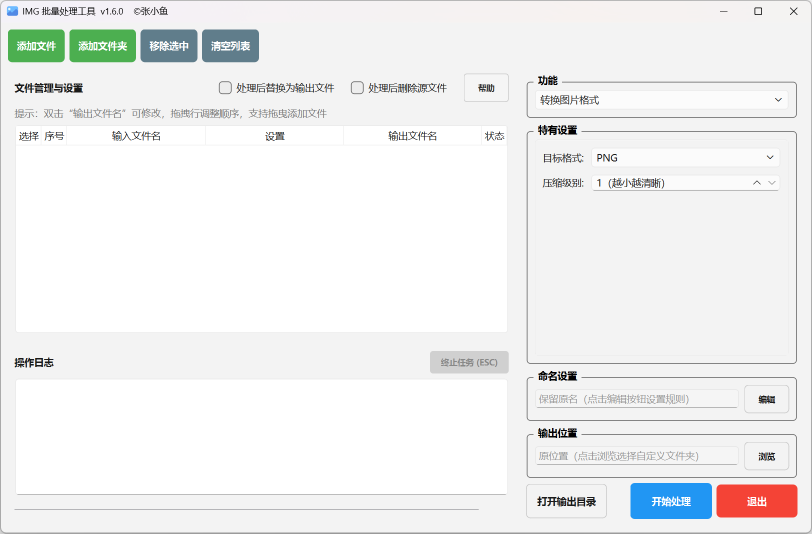
#> input picture assets/IMGTool.png, 1624 x 1067 px (shown at 1/2 size); its folder holds only this picture in this run
$ python -i img_merge.py   (imports and definitions only)   (older library calls are emulated)
#> lines starting #> are read from the running program, lines starting #| are printed output that depends on the picture
# Copyright (C) 2026 张小鱼
# SPDX-License-Identifier: AGPL-3.0-or-later

import os
from PIL import Image, ImageDraw, ImageFont
from PySide6.QtCore import Signal
from PySide6.QtWidgets import (
    QWidget, QVBoxLayout, QHBoxLayout, QLabel, QSpinBox,
    QComboBox, QPushButton, QSizePolicy, QCheckBox, QLineEdit
)
from core.utils import get_group_key, get_unique_file_path


# [276 lines that did not run here, left out]


def build_panel() -> QWidget:
    """构建面板实例"""
    return MergePanel()


# [29 lines that did not run here, left out]


def prepare_preview(items, settings):
    """生成预览信息"""
    group_idx = settings.get("group", 0)
    prefix = settings.get("prefix", 9)
    interval = settings.get("interval", 5)
    file_paths = [it.input_path for it in items]
    groups = {}
    for it in items:
        key = get_group_key(it.input_path, group_idx, prefix, interval, file_paths)
        groups.setdefault(key, []).append(it.input_path)
    for it in items:
        key = get_group_key(it.input_path, group_idx, prefix, interval, file_paths)
        display_key = "全部文件" if key == "__all__" else (os.path.basename(key) if group_idx == 2 else key)
        layout_text = settings.get("merge", "垂直")
        fmt = settings.get("format", "png").upper()
        it.preview_extra = {
            "A": f"拼接：{layout_text}，组「{display_key}」共 {len(groups[key])} 张，输出{fmt}"
        }
        it.preview_extra["group_key"] = display_key


def run_batch(items, settings, get_output_dir, get_output_name_for_group,
              log_callback=None, progress_callback=None, stop_check=None):
    """批量拼接图片"""
    if not items:
        return []
    group_idx = settings.get("group", 0)
    prefix = settings.get("prefix", 9)
    interval = settings.get("interval", 5)
    layout = settings.get("merge", "垂直")
    grid_cols = settings.get("grid", 3)
    subtitle_offset = settings.get("offset", -150)
    spacing = settings.get("spacing", 0)
    bg_color = settings.get("color", "#FFFFFF")
    format_combo = settings.get("format", "png")
    index_check = settings.get("index_check", False)
    filename_check = settings.get("filename_check", False)
    tag_position = settings.get("tag_position", "每张图上方")
    tag_height = settings.get("tag_height", 40)
    tag_size = settings.get("tag_size", 24)
    title_text = settings.get("title", "")
    title_position = settings.get("title_position", "顶部")
    title_height = settings.get("title_height", 60)
    title_font_size = settings.get("title_size", 32)
    size_idx = settings.get("size", 0)
    target_w = settings.get("target_width", 640)
    target_h = settings.get("target_height", 480)
    keep_ratio = settings.get("keep_ratio", True)
    custom_names = settings.get("custom_names", [])
    is_subtitle = (layout == "台词")
    if is_subtitle:
        spacing = 0
    file_paths = [it.input_path for it in items]
    groups = {}
    for item in items:
        key = get_group_key(item.input_path, group_idx, prefix, interval, file_paths)
        groups.setdefault(key, []).append(item)
    output_files = []
    processed = 0
    for group_key, group_items in groups.items():
        if stop_check and stop_check():
            if log_callback:
                log_callback("⛔ 用户终止任务")
            break
        if progress_callback:
            progress_callback(int(processed / len(groups) * 100))
        if log_callback:
            display_key = "全部文件" if group_key == "__all__" else group_key
            log_callback(f"正在拼接组：{display_key}（共 {len(group_items)} 张）")
        images = []
        for fi in group_items:
            try:
                im = Image.open(fi.input_path)
                if im.mode not in ("RGB", "RGBA"):
                    im = im.convert("RGBA")
                if size_idx == 1:
                    if keep_ratio:
                        im.thumbnail((target_w, target_h), Image.Resampling.LANCZOS)
                    else:
                        im = im.resize((target_w, target_h), Image.Resampling.LANCZOS)
                images.append(im)
            except Exception as e:
                if log_callback:
                    log_callback(f"加载失败 {os.path.basename(fi.input_path)}: {e}")
                continue
        if not images:
            continue
        if is_subtitle:
            try:
                stitched = _stitch_subtitle(images, offset=subtitle_offset)
            except Exception as e:
                for fi in group_items:
                    fi.status = "错误"
                if log_callback:
                    log_callback(f"台词拼接组 {group_key} 失败: {e}")
                continue
        else:
            labels = []
            for idx, fi in enumerate(group_items, start=1):
                parts = []
                if index_check:
                    parts.append(str(idx))
                if filename_check:
                    base_name = os.path.splitext(os.path.basename(fi.input_path))[0]
                    parts.append(base_name)
                labels.append(" ".join(parts))
            try:
                stitched = _stitch_images(
                    images, labels,
                    layout=layout,
                    grid_cols=grid_cols,
                    spacing=spacing,
                    bg_color=bg_color,
                    tag_position=tag_position,
                    tag_height=tag_height,
                    tag_size=tag_size,
                    title_text=title_text,
                    title_position=title_position,
                    title_height=title_height,
                    title_font_size=title_font_size,
                    index_check=index_check,
                    filename_check=filename_check
                )
            except Exception as e:
                for fi in group_items:
                    fi.status = "错误"
                if log_callback:
                    log_callback(f"拼接组 {group_key} 失败: {e}")
                continue
        out_dir = get_output_dir(group_items[0])
        if group_key == "__all__":
            base_name = get_output_name_for_group("全部")
        elif group_idx == 2:
            base_name = get_output_name_for_group(os.path.basename(group_key))
        else:
            base_name = get_output_name_for_group(group_key)
        if custom_names and processed < len(custom_names):
            base_name = custom_names[processed]
        base, ext = os.path.splitext(base_name)
        out_path = get_unique_file_path(out_dir, base, f".{format_combo}")
        save_format = format_combo.upper()
        if save_format == "JPG":
            save_format = "JPEG"
        if save_format in ("JPEG", "BMP") and stitched.mode == "RGBA":
            bg = Image.new("RGB", stitched.size, (255, 255, 255))
            bg.paste(stitched, mask=stitched.split()[3])
            stitched = bg
        stitched.save(out_path, format=save_format, quality=90, optimize=True)
        stitched.close()
        for im in images:
            im.close()
        output_files.append(out_path)
        for fi in group_items:
            fi.status = "完成"
            fi.output_name = os.path.basename(out_path)
            fi.output_dir = out_dir
        processed += 1
    if log_callback:
        log_callback("✅ 全部拼接完成！")
    return output_files


def _detect_subtitle_region(img):
    """检测图片底部字幕区域"""
    width, height = img.size
    if img.mode != "L":
        gray = img.convert("L")
    else:
        gray = img
    threshold = 30
    for y in range(height - 1, -1, -1):
        row = gray.crop((0, y, width, y + 1))
        extrema = row.getextrema()
        if extrema[1] > threshold:
            return y
    return height // 2


def _stitch_subtitle(images, offset=0):
    """将多张图片按字幕区域拼接"""
    if not images:
        return None
    result = images[0].copy()
    for idx, img in enumerate(images[1:], start=2):
        y_start = _detect_subtitle_region(img) + offset
        y_start = max(0, min(y_start, img.height - 10))
        width, height = img.size
        subtitle = img.crop((0, y_start, width, height))
        new_height = result.height + subtitle.height
        new_width = max(result.width, subtitle.width)
        canvas = Image.new("RGBA", (new_width, new_height), (255, 255, 255))
        canvas.paste(result, ((new_width - result.width) // 2, 0))
        canvas.paste(subtitle, ((new_width - subtitle.width) // 2, result.height))
        result = canvas
    return result


# [182 lines left out: function _stitch_images, not called in this run]


def run_task(file_item, settings):
    """不支持单任务模式"""
    raise NotImplementedError("图片拼接功能请使用 run_batch，不要使用 run_task")

>>> import cv2
>>> picture = cv2.imread('../assets/IMGTool.png', cv2.IMREAD_GRAYSCALE)
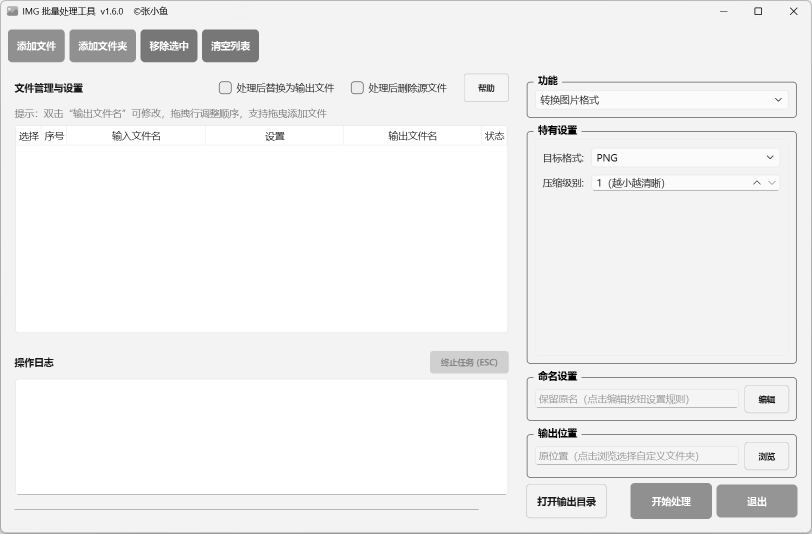
#> picture: shape (1067, 1624) (shown at 1/2 size); min 0, max 255, mean 240.7
>>> result = _stitch_subtitle(picture)
#> (the run stopped early here; a loop or call above may not have finished)
